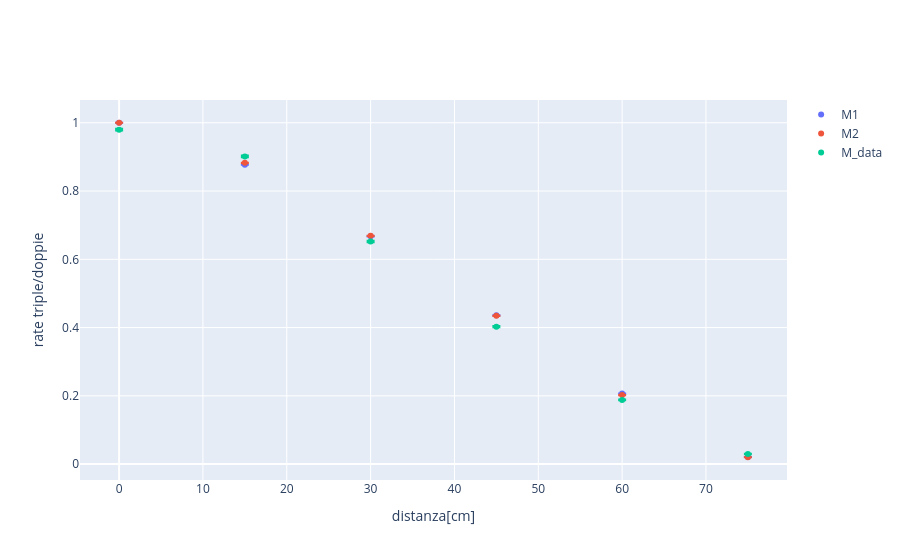

Notebook code for this chart:
### Markdown cell above
# Minerva

### Code cell
tM_S = np.array(sim_M['triple'])
dM_S = np.array(sim_M['doppie'])
tM = np.array(df_M[' pgm_triple'])
dM = np.array(df_M[' pg_doppie'])

err_data = [ float(frac([tM[i], dM[i]])) for i in range(len(tM))]
err_sim = [ float(frac([tM_S[i], dM_S[i]])) for i in range(len(tM_S))]

err_sim1 = err_sim[:len(sim_M_1["Mx"]):]
err_sim2 = err_sim[len(sim_M_1["Mx"])::]

fig = go.Figure()

fig.add_trace( go.Scatter( x = sim_M_1['Mx'] , y = ((sim_M_1['triple'])/(sim_M_1['doppie'])) , mode = 'markers' , name = 'M1' , error_y = dict( type='data' , array=err_sim1 , visible = True)))

fig.add_trace( go.Scatter( x = sim_M_2['Mx'] , y = ((sim_M_2['triple'])/(sim_M_2['doppie'])) , mode = 'markers' , name = 'M2' , error_y = dict( type='data' , array=err_sim2 , visible = True)))

fig.add_trace( go.Scatter( x = df_M['m_distanza[cm]'] , y = ((df_M[' pgm_triple'])/(df_M[' pg_doppie'])) , mode = 'markers' , name = 'M_data' , error_y = dict( type='data' , array=err_data , visible = True)))

fig.update_xaxes( title_text = 'distanza[cm]')
fig.update_yaxes( title_text = 'rate triple/doppie')
fig.show()

### Figure 1 — Plotly figure (JSON) as saved in the notebook; plotly's stock layout.template omitted (floating-point values rounded to 4 significant figures)
{"data": [{"error_y": {"array": [0.0002515, 0.0002322, 0.0001998, 0.000164, 0.0001254, 6.789e-05], "type": "data", "visible": true}, "mode": "markers", "name": "M1", "type": "scatter", "x": [0, 15, 30, 45, 60, 75], "y": [1.0, 0.877, 0.6673, 0.4358, 0.2069, 0.02111]}, {"error_y": {"array": [0.0002515, 0.0002331, 0.0002, 0.0001637, 0.0001245, 6.708e-05], "type": "data", "visible": true}, "mode": "markers", "name": "M2", "type": "scatter", "x": [0, 15, 30, 45, 60, 75], "y": [1.0, 0.8827, 0.6687, 0.4343, 0.2021, 0.02013]}, {"error_y": {"array": [0.002682, 0.002503, 0.002169, 0.00183, 0.001423, 0.0008342], "type": "data", "visible": true}, "mode": "markers", "name": "M_data", "type": "scatter", "x": [0, 15, 30, 45, 60, 75], "y": [0.9797, 0.9015, 0.6518, 0.4027, 0.1882, 0.02979]}], "layout": {"xaxis": {"title": {"text": "distanza[cm]"}}, "yaxis": {"title": {"text": "rate triple/doppie"}}}}
